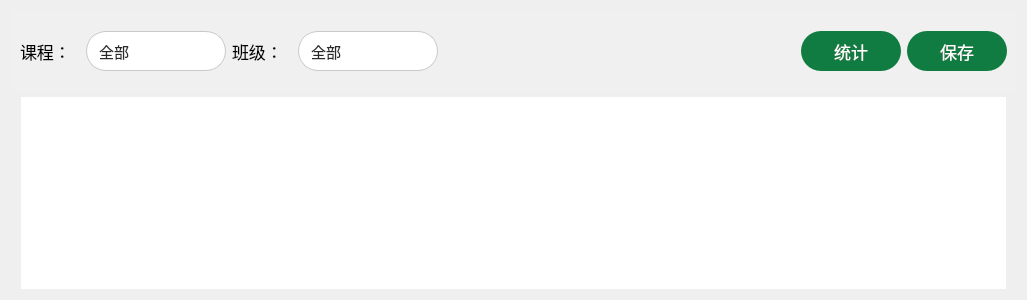
          <widget class="QWidget" name="page_3">
           <layout class="QGridLayout" name="gridLayout_14">
            <item row="1" column="0">
             <layout class="QGridLayout" name="gridLayout_13">
              <item row="0" column="1">
               <widget class="QTableWidget" name="ScoreTable">
                <property name="font">
                 <font>
                  <family>微软雅黑</family>
                  <pointsize>-1</pointsize>
                 </font>
                </property>
                <property name="focusPolicy">
                 <enum>Qt::NoFocus</enum>
                </property>
                <property name="autoFillBackground">
                 <bool>false</bool>
                </property>
                <property name="styleSheet">
                 <string notr="true">QHeaderView {
	background:transparent;  
	border:none;      
}

QHeaderView::section {      
	color: #292A29;
	background:#FFFFFF;     
	border:none;                 
    min-height:60px;               
    max-height:60px;               
 
    margin-left:0px; 
    padding-left: 8px;            
    padding-bottom: 10px; 
	border-bottom:2px solid #D9D9D9 ; 
}
 
QTableWidget {
    background:#FFFFFF;           
    border:none;                 
 
    font-size:13px;                
    font-family: &quot;微软雅黑&quot;; 
    color: #535353;                
}
 
QTableWidget::item              
{
    border-bottom:1px solid #E8E8E8 ; 
	padding-left: 8px;
}
 
QTableWidget::item::selected      
{       
	color: #0F703B;
    background:  #F0F0F0;                      
}
 
QScrollBar::handle:vertical      
{
    background: #8C8C8C;      
    border-radius:7px;                 
    width: 2px;                    
}

QScrollBar::handle:horizontal      
{
    background: #8C8C8C;     
    border-radius:7px;                 
    height: 2px;                      
}

QScrollBar::sub-line:vertical, QScrollBar::add-line:vertical,
QScrollBar::sub-line:horizontal, QScrollBar::add-line:horizontal {
    width: 0;
    height: 0;
}</string>
                </property>
                <property name="frameShape">
                 <enum>QFrame::NoFrame</enum>
                </property>
                <property name="frameShadow">
                 <enum>QFrame::Plain</enum>
                </property>
                <property name="sizeAdjustPolicy">
                 <enum>QAbstractScrollArea::AdjustIgnored</enum>
                </property>
                <property name="editTriggers">
                 <set>QAbstractItemView::DoubleClicked</set>
                </property>
                <property name="showDropIndicator" stdset="0">
                 <bool>true</bool>
                </property>
                <property name="alternatingRowColors">
                 <bool>false</bool>
                </property>
                <property name="textElideMode">
                 <enum>Qt::ElideRight</enum>
                </property>
                <property name="showGrid">
                 <bool>false</bool>
                </property>
                <property name="gridStyle">
                 <enum>Qt::SolidLine</enum>
                </property>
                <property name="sortingEnabled">
                 <bool>true</bool>
                </property>
                <attribute name="horizontalHeaderVisible">
                 <bool>false</bool>
                </attribute>
                <attribute name="horizontalHeaderCascadingSectionResizes">
                 <bool>true</bool>
                </attribute>
                <attribute name="horizontalHeaderMinimumSectionSize">
                 <number>40</number>
                </attribute>
                <attribute name="horizontalHeaderDefaultSectionSize">
                 <number>125</number>
                </attribute>
                <attribute name="horizontalHeaderHighlightSections">
                 <bool>true</bool>
                </attribute>
                <attribute name="horizontalHeaderShowSortIndicator" stdset="0">
                 <bool>true</bool>
                </attribute>
                <attribute name="horizontalHeaderStretchLastSection">
                 <bool>true</bool>
                </attribute>
                <attribute name="verticalHeaderVisible">
                 <bool>false</bool>
                </attribute>
                <attribute name="verticalHeaderCascadingSectionResizes">
                 <bool>false</bool>
                </attribute>
                <attribute name="verticalHeaderMinimumSectionSize">
                 <number>25</number>
                </attribute>
                <attribute name="verticalHeaderDefaultSectionSize">
                 <number>40</number>
                </attribute>
                <attribute name="verticalHeaderShowSortIndicator" stdset="0">
                 <bool>true</bool>
                </attribute>
                <attribute name="verticalHeaderStretchLastSection">
                 <bool>false</bool>
                </attribute>
               </widget>
              </item>
              <item row="0" column="0">
               <spacer name="horizontalSpacer_18">
                <property name="orientation">
                 <enum>Qt::Horizontal</enum>
                </property>
                <property name="sizeType">
                 <enum>QSizePolicy::Fixed</enum>
                </property>
                <property name="sizeHint" stdset="0">
                 <size>
                  <width>10</width>
                  <height>20</height>
                 </size>
                </property>
               </spacer>
              </item>
              <item row="0" column="2">
               <spacer name="horizontalSpacer_19">
                <property name="orientation">
                 <enum>Qt::Horizontal</enum>
                </property>
                <property name="sizeType">
                 <enum>QSizePolicy::Fixed</enum>
                </property>
                <property name="sizeHint" stdset="0">
                 <size>
                  <width>10</width>
                  <height>20</height>
                 </size>
                </property>
               </spacer>
              </item>
             </layout>
            </item>
            <item row="0" column="0">
             <widget class="QWidget" name="widget_2" native="true">
              <property name="minimumSize">
               <size>
                <width>0</width>
                <height>80</height>
               </size>
              </property>
              <property name="styleSheet">
               <string notr="true">
background-color: #F0F0F0;</string>
              </property>
              <layout class="QHBoxLayout" name="horizontalLayout">
               <item>
                <widget class="QLabel" name="label_11">
                 <property name="sizePolicy">
                  <sizepolicy hsizetype="Preferred" vsizetype="Preferred">
                   <horstretch>0</horstretch>
                   <verstretch>0</verstretch>
                  </sizepolicy>
                 </property>
                 <property name="minimumSize">
                  <size>
                   <width>60</width>
                   <height>40</height>
                  </size>
                 </property>
                 <property name="maximumSize">
                  <size>
                   <width>60</width>
                   <height>40</height>
                  </size>
                 </property>
                 <property name="font">
                  <font>
                   <family>微软雅黑</family>
                   <pointsize>13</pointsize>
                  </font>
                 </property>
                 <property name="text">
                  <string>课程：</string>
                 </property>
                </widget>
               </item>
               <item>
                <widget class="QComboBox" name="Cno">
                 <property name="minimumSize">
                  <size>
                   <width>140</width>
                   <height>40</height>
                  </size>
                 </property>
                 <property name="maximumSize">
                  <size>
                   <width>140</width>
                   <height>40</height>
                  </size>
                 </property>
                 <property name="font">
                  <font>
                   <family>微软雅黑</family>
                   <pointsize>11</pointsize>
                  </font>
                 </property>
                 <property name="styleSheet">
                  <string notr="true">/* 未下拉时，QComboBox的样式 */
QComboBox {

    /*font: normal normal 15px &quot;Microsoft YaHei&quot;;*/
    background-color: #ffffff;
	color:#292A29;
	border-color:#c8c8c8;
	border-style:solid;
	border-width: 0.5 0.5 0.5 0.5;
	border-radius: 20px;
	padding-left: 12px;
}

QComboBox::drop-down {
	margin-right: 12px;
	border: none; 
}

QComboBox::down-arrow {
	width: 16;
	height: 16;
    border-image:url(:/res/arrow.png);
}

/* 下拉后，整个下拉窗体样式 */
QComboBox QAbstractItemView {
    outline: none;   /* 选定项的虚框 */
    border-radius:15px;   /* 圆角 */
	border-color:#c8c8c8;
	border-style:solid;
	border-width: 0.5 0.5 0.5 0.5;
    padding-top:10px;    /*上下都留10px，是因为选中项是矩形，如果不留，移动到第一项和最后一项会变为直角，不好看*/
    padding-bottom:10px;
 
    color:#292A29;
    background-color: #ffffff;
}
 
/* 下拉后，整个下拉窗体每项的样式 */
QComboBox QAbstractItemView::item {
     color:#292A29;
    background-color: #ffffff;
    min-height: 30px;/*每项高度*/
	padding-left: 12px;
}
 

 
/* 下拉后，整个下拉窗体被选择的每项的样式 */
QComboBox QAbstractItemView::item:selected {
	background-color: #F0F0F0;
	color: #0F703B;
}</string>
                 </property>
                 <property name="duplicatesEnabled">
                  <bool>false</bool>
                 </property>
                 <property name="frame">
                  <bool>true</bool>
                 </property>
                 <item>
                  <property name="text">
                   <string>全部</string>
                  </property>
                 </item>
                </widget>
               </item>
               <item>
                <widget class="QLabel" name="label_12">
                 <property name="minimumSize">
                  <size>
                   <width>60</width>
                   <height>40</height>
                  </size>
                 </property>
                 <property name="maximumSize">
                  <size>
                   <width>60</width>
                   <height>40</height>
                  </size>
                 </property>
                 <property name="font">
                  <font>
                   <family>微软雅黑</family>
                   <pointsize>13</pointsize>
                  </font>
                 </property>
                 <property name="text">
                  <string>班级：</string>
                 </property>
                </widget>
               </item>
               <item>
                <widget class="QComboBox" name="Classno_2">
                 <property name="minimumSize">
                  <size>
                   <width>140</width>
                   <height>40</height>
                  </size>
                 </property>
                 <property name="maximumSize">
                  <size>
                   <width>140</width>
                   <height>40</height>
                  </size>
                 </property>
                 <property name="font">
                  <font>
                   <family>微软雅黑</family>
                   <pointsize>11</pointsize>
                  </font>
                 </property>
                 <property name="styleSheet">
                  <string notr="true">/* 未下拉时，QComboBox的样式 */
QComboBox {

    /*font: normal normal 15px &quot;Microsoft YaHei&quot;;*/
    background-color: #ffffff;
	color:#292A29;
	border-color:#c8c8c8;
	border-style:solid;
	border-width: 0.5 0.5 0.5 0.5;
	border-radius: 20px;
	padding-left: 12px;
}

QComboBox::drop-down {
	margin-right: 12px;
	border: none; 
}

QComboBox::down-arrow {
	width: 16;
	height: 16;
    border-image:url(:/res/arrow.png);
}

/* 下拉后，整个下拉窗体样式 */
QComboBox QAbstractItemView {
    outline: none;   /* 选定项的虚框 */
    border-radius:15px;   /* 圆角 */
	border-color:#c8c8c8;
	border-style:solid;
	border-width: 0.5 0.5 0.5 0.5;
    padding-top:10px;    /*上下都留10px，是因为选中项是矩形，如果不留，移动到第一项和最后一项会变为直角，不好看*/
    padding-bottom:10px;
 
    color:#292A29;
    background-color: #ffffff;
}
 
/* 下拉后，整个下拉窗体每项的样式 */
QComboBox QAbstractItemView::item {
     color:#292A29;
    background-color: #ffffff;
    min-height: 30px;/*每项高度*/
	padding-left: 12px;
}
 

 
/* 下拉后，整个下拉窗体被选择的每项的样式 */
QComboBox QAbstractItemView::item:selected {
	background-color: #F0F0F0;
	color: #0F703B;
}</string>
                 </property>
                 <property name="duplicatesEnabled">
                  <bool>false</bool>
                 </property>
                 <property name="frame">
                  <bool>true</bool>
                 </property>
                 <item>
                  <property name="text">
                   <string>全部</string>
                  </property>
                 </item>
                </widget>
               </item>
               <item>
                <spacer name="horizontalSpacer_25">
                 <property name="orientation">
                  <enum>Qt::Horizontal</enum>
                 </property>
                 <property name="sizeHint" stdset="0">
                  <size>
                   <width>357</width>
                   <height>20</height>
                  </size>
                 </property>
                </spacer>
               </item>
               <item>
                <widget class="QPushButton" name="Btn_stat">
                 <property name="minimumSize">
                  <size>
                   <width>100</width>
                   <height>40</height>
                  </size>
                 </property>
                 <property name="maximumSize">
                  <size>
                   <width>110</width>
                   <height>40</height>
                  </size>
                 </property>
                 <property name="font">
                  <font>
                   <family>微软雅黑</family>
                   <pointsize>13</pointsize>
                  </font>
                 </property>
                 <property name="styleSheet">
                  <string notr="true">QPushButton {
	border-radius: 20px;
	background :#107C41;
	color: #ffffff
}

QPushButton:hover {
    background-color: #0F703B;
}

QPushButton:pressed {
    background-color: #107C41;
}</string>
                 </property>
                 <property name="text">
                  <string>统计</string>
                 </property>
                </widget>
               </item>
               <item>
                <widget class="QPushButton" name="Btn_Save">
                 <property name="minimumSize">
                  <size>
                   <width>100</width>
                   <height>40</height>
                  </size>
                 </property>
                 <property name="maximumSize">
                  <size>
                   <width>110</width>
                   <height>40</height>
                  </size>
                 </property>
                 <property name="font">
                  <font>
                   <family>微软雅黑</family>
                   <pointsize>13</pointsize>
                  </font>
                 </property>
                 <property name="styleSheet">
                  <string notr="true">QPushButton {
	border-radius: 20px;
	background :#107C41;
	color: #ffffff
}

QPushButton:hover {
    background-color: #0F703B;
}

QPushButton:pressed {
    background-color: #107C41;
}</string>
                 </property>
                 <property name="text">
                  <string>保存</string>
                 </property>
                </widget>
               </item>
              </layout>
             </widget>
            </item>
           </layout>
          </widget>
